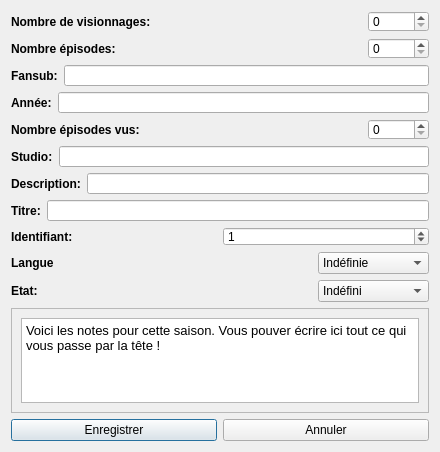
<?xml version="1.0" encoding="UTF-8"?>
<ui version="4.0">
 <class>Dialog</class>
 <widget class="QDialog" name="Dialog">
  <property name="windowModality">
   <enum>Qt::WindowModal</enum>
  </property>
  <property name="geometry">
   <rect>
    <x>0</x>
    <y>0</y>
    <width>440</width>
    <height>452</height>
   </rect>
  </property>
  <property name="windowTitle">
   <string>Dialog</string>
  </property>
  <property name="windowIcon">
   <iconset>
    <normaloff>icons/icon-modal.png</normaloff>icons/icon-modal.png</iconset>
  </property>
  <layout class="QVBoxLayout" name="verticalLayout">
   <item>
    <layout class="QHBoxLayout" name="horizontalLayout_8">
     <item>
      <widget class="QLabel" name="label_19">
       <property name="font">
        <font>
         <weight>75</weight>
         <bold>true</bold>
        </font>
       </property>
       <property name="text">
        <string>Nombre de visionnages:</string>
       </property>
      </widget>
     </item>
     <item>
      <widget class="QSpinBox" name="seasonViewCountSpinbox">
       <property name="maximumSize">
        <size>
         <width>61</width>
         <height>21</height>
        </size>
       </property>
       <property name="maximum">
        <number>1000</number>
       </property>
      </widget>
     </item>
    </layout>
   </item>
   <item>
    <layout class="QHBoxLayout" name="horizontalLayout_10">
     <item>
      <widget class="QLabel" name="label_16">
       <property name="font">
        <font>
         <weight>75</weight>
         <bold>true</bold>
        </font>
       </property>
       <property name="text">
        <string>Nombre épisodes:</string>
       </property>
      </widget>
     </item>
     <item>
      <widget class="QSpinBox" name="episodesSpinbox">
       <property name="maximumSize">
        <size>
         <width>61</width>
         <height>21</height>
        </size>
       </property>
       <property name="maximum">
        <number>1000</number>
       </property>
      </widget>
     </item>
    </layout>
   </item>
   <item>
    <layout class="QHBoxLayout" name="horizontalLayout_6">
     <item>
      <widget class="QLabel" name="label_6">
       <property name="enabled">
        <bool>true</bool>
       </property>
       <property name="font">
        <font>
         <weight>75</weight>
         <bold>true</bold>
        </font>
       </property>
       <property name="text">
        <string>Fansub:</string>
       </property>
      </widget>
     </item>
     <item>
      <widget class="QLineEdit" name="lineEdit_6">
       <property name="maximumSize">
        <size>
         <width>16777215</width>
         <height>21</height>
        </size>
       </property>
      </widget>
     </item>
    </layout>
   </item>
   <item>
    <layout class="QHBoxLayout" name="horizontalLayout_5">
     <item>
      <widget class="QLabel" name="label_3">
       <property name="font">
        <font>
         <weight>75</weight>
         <bold>true</bold>
        </font>
       </property>
       <property name="text">
        <string>Année:</string>
       </property>
      </widget>
     </item>
     <item>
      <widget class="QLineEdit" name="lineEdit_5">
       <property name="maximumSize">
        <size>
         <width>16777215</width>
         <height>21</height>
        </size>
       </property>
      </widget>
     </item>
    </layout>
   </item>
   <item>
    <layout class="QHBoxLayout" name="horizontalLayout_9">
     <item>
      <widget class="QLabel" name="label_17">
       <property name="font">
        <font>
         <weight>75</weight>
         <bold>true</bold>
        </font>
       </property>
       <property name="text">
        <string>Nombre épisodes vus:</string>
       </property>
      </widget>
     </item>
     <item>
      <widget class="QSpinBox" name="episodesWatchedSpinbox">
       <property name="maximumSize">
        <size>
         <width>61</width>
         <height>21</height>
        </size>
       </property>
       <property name="maximum">
        <number>1000</number>
       </property>
      </widget>
     </item>
    </layout>
   </item>
   <item>
    <layout class="QHBoxLayout" name="horizontalLayout_4">
     <item>
      <widget class="QLabel" name="label_4">
       <property name="font">
        <font>
         <weight>75</weight>
         <bold>true</bold>
        </font>
       </property>
       <property name="text">
        <string>Studio:</string>
       </property>
      </widget>
     </item>
     <item>
      <widget class="QLineEdit" name="lineEdit">
       <property name="maximumSize">
        <size>
         <width>16777215</width>
         <height>21</height>
        </size>
       </property>
      </widget>
     </item>
    </layout>
   </item>
   <item>
    <layout class="QHBoxLayout" name="horizontalLayout_3">
     <item>
      <widget class="QLabel" name="label_22">
       <property name="font">
        <font>
         <weight>75</weight>
         <bold>true</bold>
        </font>
       </property>
       <property name="text">
        <string>Description:</string>
       </property>
      </widget>
     </item>
     <item>
      <widget class="QLineEdit" name="lineEdit_3">
       <property name="maximumSize">
        <size>
         <width>16777215</width>
         <height>21</height>
        </size>
       </property>
      </widget>
     </item>
    </layout>
   </item>
   <item>
    <layout class="QHBoxLayout" name="horizontalLayout_2">
     <item>
      <widget class="QLabel" name="label_2">
       <property name="font">
        <font>
         <weight>75</weight>
         <bold>true</bold>
        </font>
       </property>
       <property name="text">
        <string>Titre:</string>
       </property>
      </widget>
     </item>
     <item>
      <widget class="QLineEdit" name="lineEdit_2">
       <property name="maximumSize">
        <size>
         <width>16777215</width>
         <height>21</height>
        </size>
       </property>
      </widget>
     </item>
    </layout>
   </item>
   <item>
    <layout class="QHBoxLayout" name="horizontalLayout">
     <item>
      <widget class="QLabel" name="label_15">
       <property name="font">
        <font>
         <weight>75</weight>
         <bold>true</bold>
        </font>
       </property>
       <property name="text">
        <string>Identifiant:</string>
       </property>
      </widget>
     </item>
     <item>
      <widget class="QSpinBox" name="spinBox_2">
       <property name="maximumSize">
        <size>
         <width>16777215</width>
         <height>19</height>
        </size>
       </property>
       <property name="maximum">
        <number>5000</number>
       </property>
       <property name="value">
        <number>1</number>
       </property>
      </widget>
     </item>
    </layout>
   </item>
   <item>
    <layout class="QHBoxLayout" name="horizontalLayout_12">
     <item>
      <widget class="QLabel" name="label_20">
       <property name="font">
        <font>
         <weight>75</weight>
         <bold>true</bold>
        </font>
       </property>
       <property name="text">
        <string>Langue</string>
       </property>
      </widget>
     </item>
     <item>
      <widget class="QComboBox" name="seasonLanguageComboBox">
       <property name="maximumSize">
        <size>
         <width>111</width>
         <height>27</height>
        </size>
       </property>
       <item>
        <property name="text">
         <string>Indéfinie</string>
        </property>
       </item>
       <item>
        <property name="text">
         <string>Japonais</string>
        </property>
       </item>
       <item>
        <property name="text">
         <string>Japonais &amp; Francais (Dual Audio)</string>
        </property>
       </item>
       <item>
        <property name="text">
         <string>Français</string>
        </property>
       </item>
       <item>
        <property name="text">
         <string>Autres</string>
        </property>
       </item>
      </widget>
     </item>
    </layout>
   </item>
   <item>
    <layout class="QHBoxLayout" name="horizontalLayout_7">
     <item>
      <widget class="QLabel" name="label_18">
       <property name="font">
        <font>
         <weight>75</weight>
         <bold>true</bold>
        </font>
       </property>
       <property name="text">
        <string>Etat:</string>
       </property>
      </widget>
     </item>
     <item>
      <widget class="QComboBox" name="seasonStateComboBox">
       <property name="maximumSize">
        <size>
         <width>111</width>
         <height>27</height>
        </size>
       </property>
       <item>
        <property name="text">
         <string>Indéfini</string>
        </property>
        <property name="icon">
         <iconset>
          <normaloff>icons/help-about.ico</normaloff>icons/help-about.ico</iconset>
        </property>
       </item>
       <item>
        <property name="text">
         <string>A voir</string>
        </property>
        <property name="icon">
         <iconset>
          <normaloff>icons/appointment-soon.ico</normaloff>icons/appointment-soon.ico</iconset>
        </property>
       </item>
       <item>
        <property name="text">
         <string>En cours</string>
        </property>
        <property name="icon">
         <iconset>
          <normaloff>icons/media-playback-start-3.ico</normaloff>icons/media-playback-start-3.ico</iconset>
        </property>
       </item>
       <item>
        <property name="text">
         <string>Terminé</string>
        </property>
        <property name="icon">
         <iconset>
          <normaloff>icons/tick.ico</normaloff>icons/tick.ico</iconset>
        </property>
       </item>
      </widget>
     </item>
    </layout>
   </item>
   <item>
    <widget class="QScrollArea" name="scrollArea">
     <property name="widgetResizable">
      <bool>true</bool>
     </property>
     <widget class="QWidget" name="scrollAreaWidgetContents">
      <property name="geometry">
       <rect>
        <x>0</x>
        <y>0</y>
        <width>407</width>
        <height>93</height>
       </rect>
      </property>
      <layout class="QGridLayout" name="gridLayout">
       <item row="0" column="0">
        <widget class="QTextEdit" name="textEdit">
         <property name="html">
          <string>&lt;!DOCTYPE HTML PUBLIC &quot;-//W3C//DTD HTML 4.0//EN&quot; &quot;http://www.w3.org/TR/REC-html40/strict.dtd&quot;&gt;
&lt;html&gt;&lt;head&gt;&lt;meta name=&quot;qrichtext&quot; content=&quot;1&quot; /&gt;&lt;style type=&quot;text/css&quot;&gt;
p, li { white-space: pre-wrap; }
&lt;/style&gt;&lt;/head&gt;&lt;body style=&quot; font-family:'Cantarell'; font-size:10pt; font-weight:400; font-style:normal;&quot;&gt;
&lt;p style=&quot; margin-top:0px; margin-bottom:0px; margin-left:0px; margin-right:0px; -qt-block-indent:0; text-indent:0px;&quot;&gt;&lt;span style=&quot; font-family:'Noto Sans';&quot;&gt;Voici les notes pour cette saison. Vous pouver écrire ici tout ce qui vous passe par la tête !&lt;/span&gt;&lt;/p&gt;&lt;/body&gt;&lt;/html&gt;</string>
         </property>
        </widget>
       </item>
      </layout>
     </widget>
    </widget>
   </item>
   <item>
    <layout class="QHBoxLayout" name="horizontalLayout_11">
     <item>
      <widget class="QPushButton" name="saveButton">
       <property name="text">
        <string>Enregistrer</string>
       </property>
       <property name="icon">
        <iconset>
         <normaloff>:/images/icons/document-export.ico</normaloff>:/images/icons/document-export.ico</iconset>
       </property>
      </widget>
     </item>
     <item>
      <widget class="QPushButton" name="cancelButton">
       <property name="text">
        <string>Annuler</string>
       </property>
       <property name="icon">
        <iconset>
         <normaloff>:/images/icons/edit-delete-5.ico</normaloff>:/images/icons/edit-delete-5.ico</iconset>
       </property>
      </widget>
     </item>
    </layout>
   </item>
  </layout>
 </widget>
 <tabstops>
  <tabstop>lineEdit_2</tabstop>
  <tabstop>spinBox_2</tabstop>
  <tabstop>lineEdit_3</tabstop>
  <tabstop>lineEdit</tabstop>
  <tabstop>lineEdit_5</tabstop>
  <tabstop>seasonStateComboBox</tabstop>
  <tabstop>saveButton</tabstop>
  <tabstop>cancelButton</tabstop>
 </tabstops>
 <resources/>
 <connections/>
</ui>
